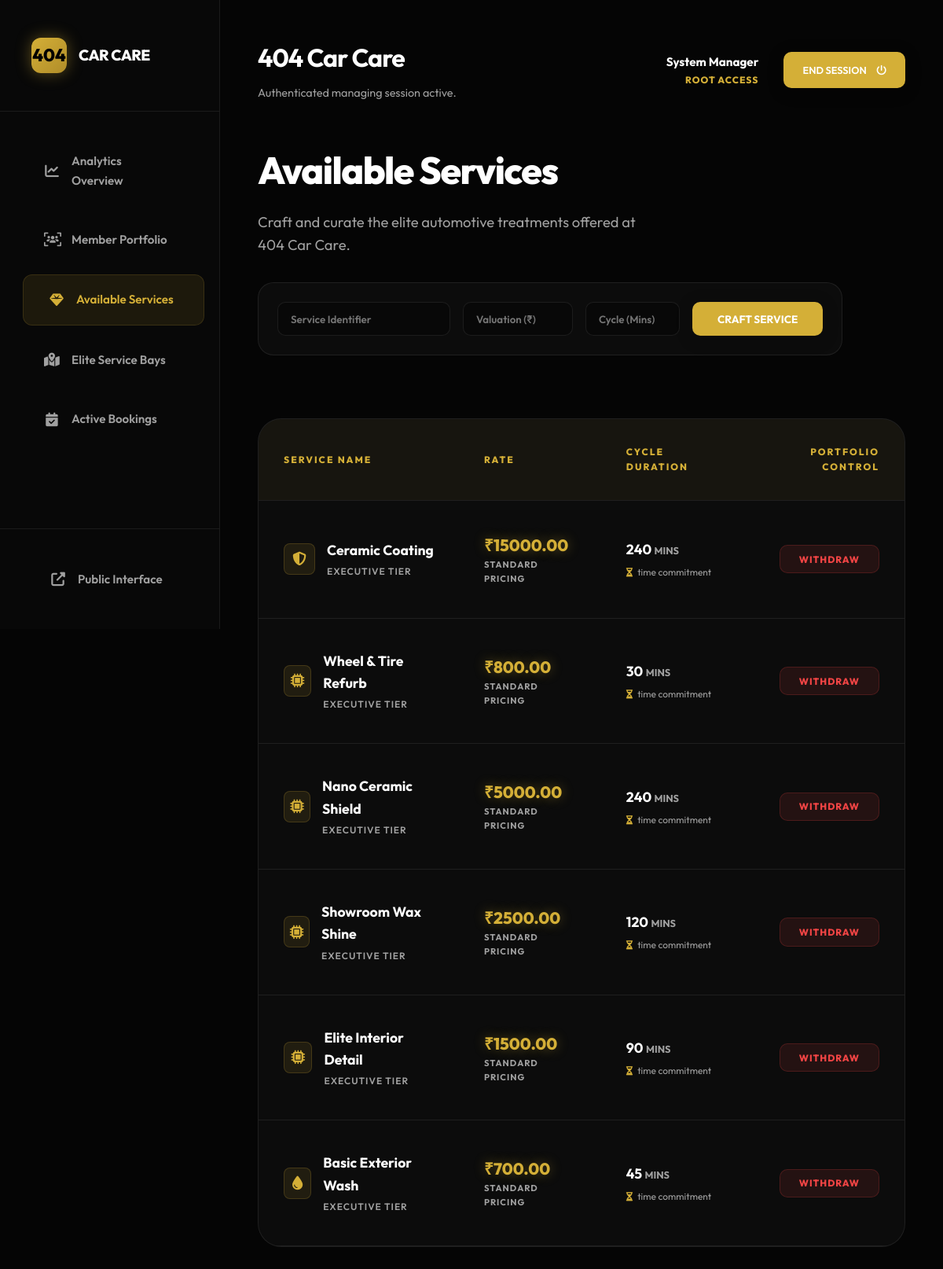
Screenshot of /admin-dashboard/services/ (signed in) with the database file from the repository.
### services/models.py (models this page shows, shortened)
class Services(models.Model):
    service_id = models.CharField(max_length=100, unique=True)
    service_name = models.CharField(max_length=50, unique=True)
    description = models.TextField(max_length=300)
    price = models.DecimalField(max_digits=10, decimal_places=2)
    duration_minutes = models.CharField(max_length=10, default=True)
    image_url = models.URLField(max_length=500, blank=True, null=True)
    created_at = models.DateTimeField(auto_now_add=True)
    updated_at = models.DateTimeField(auto_now=True)

### web/views.py (the view, shortened to what this page needs)
# urls.py: path('admin-dashboard/services/', views.dashboard_services, name='dashboard_services'),
@login_required
def dashboard_services(request):
    if not request.user.is_admin: return redirect('home')
    services = Services.objects.all().order_by('-created_at')
    return render(request, 'admin/dashboard_services.html', {'services': services})

### templates/admin/dashboard_services.html (shortened to what this page needs)
{% extends 'admin/admin_base.html' %}
{% block admin_content %}
<div class="reveal animate-up">
    <div style="display: flex; justify-content: space-between; align-items: flex-end; margin-bottom: 5rem; gap: 2rem; flex-wrap: wrap;">
        <div>
            <h1 style="color: #fff; margin-bottom: 0.8rem; font-size: 3rem; font-weight: 800; letter-spacing: -1.5px;">Available <span>Services</span></h1>
            <p style="color: var(--text-muted); font-size: 1.15rem; max-width: 500px;">Craft and curate the elite automotive treatments offered at 404 Car Care.</p>
        </div>
        <form method="POST" action="{% url 'dashboard_services' %}" style="display: flex; gap: 1rem; align-items: center; background: rgba(255,255,255,0.03); padding: 1.5rem; border-radius: 20px; border: 1px solid var(--border-glass); backdrop-filter: blur(10px); flex-wrap: wrap; max-width: 800px;">
            <input type="text" name="service_name" placeholder="Service Identifier" required
                   style="padding: 0.8rem 1rem; background: rgba(0,0,0,0.3); border: 1px solid var(--border-glass); border-radius: 10px; color: #fff; outline: none; width: 220px; font-weight: 600;">
            <input type="number" step="0.01" name="price" placeholder="Valuation (₹)" required
                   style="padding: 0.8rem 1rem; background: rgba(0,0,0,0.3); border: 1px solid var(--border-glass); border-radius: 10px; color: #fff; outline: none; width: 140px; font-weight: 600;">
            <input type="text" name="duration_minutes" placeholder="Cycle (Mins)" required
                   style="padding: 0.8rem 1rem; background: rgba(0,0,0,0.3); border: 1px solid var(--border-glass); border-radius: 10px; color: #fff; outline: none; width: 120px; font-weight: 600;">
            <button type="submit" class="btn btn-primary" style="padding: 0.8rem 2rem; border-radius: 10px; font-weight: 700; font-size: 0.85rem; background: var(--primary); border: none; cursor: pointer; min-width: 150px;">
                CRAFT SERVICE
            </button>
        </form>
    </div>
    <div class="dashboard-card" style="padding: 0; overflow: hidden; border-radius: 30px;">
        <div style="overflow-x: auto;">
            <table style="width: 100%; border-collapse: collapse; text-align: left; min-width: 800px;">
                <thead style="background: rgba(212, 175, 55, 0.05); border-bottom: 1px solid var(--border-glass);">
                    <tr>
                        <th style="padding: 2rem; color: var(--primary); font-size: 0.75rem; text-transform: uppercase; letter-spacing: 2px; font-weight: 800;">Service Name</th>
                        <th style="padding: 2rem; color: var(--primary); font-size: 0.75rem; text-transform: uppercase; letter-spacing: 2px; font-weight: 800;">Rate</th>
                        <th style="padding: 2rem; color: var(--primary); font-size: 0.75rem; text-transform: uppercase; letter-spacing: 2px; font-weight: 800;">Cycle Duration</th>
                        <th style="padding: 2rem; color: var(--primary); font-size: 0.75rem; text-transform: uppercase; letter-spacing: 2px; font-weight: 800; text-align: right;">Portfolio Control</th>
                    </tr>
                </thead>
                <tbody>
                    {% for service in services %}
                    <tr style="border-bottom: 1px solid var(--border-glass); transition: background 0.3s ease;" onmouseover="this.style.background='rgba(255,255,255,0.01)'" onmouseout="this.style.background='transparent'">
                        <td style="padding: 2.5rem 2rem;">
                            <div style="display: flex; align-items: center; gap: 15px;">
                                <div style="width: 40px; height: 40px; background: rgba(212, 175, 55, 0.1); border-radius: 8px; display: flex; align-items: center; justify-content: center; color: var(--primary); border: 1px solid rgba(212, 175, 55, 0.2);">
                                    <i class="fas {% if 'Wash' in service.service_name %}fa-droplet{% elif 'Coating' in service.service_name %}fa-shield-halved{% else %}fa-microchip{% endif %}" style="font-size: 1.1rem;"></i>
                                </div>
                                <div>
                                    <div style="color: #fff; font-weight: 700; font-size: 1.1rem; margin-bottom: 0.2rem;">{{ service.service_name }}</div>
                                    <div style="color: var(--text-muted); font-size: 0.75rem; text-transform: uppercase; letter-spacing: 1px; font-weight: 600;">Executive Tier</div>
                                </div>
                            </div>
                        </td>
                        <td style="padding: 2.5rem 2rem;">
                            <div style="color: var(--primary); font-family: 'Outfit'; font-weight: 800; font-size: 1.3rem; text-shadow: 0 0 15px var(--primary-glow);">
                                ₹{{ service.price }}
                            </div>
                            <div style="color: var(--text-muted); font-size: 0.7rem; font-weight: 700; text-transform: uppercase; letter-spacing: 1px;">Standard Pricing</div>
                        </td>
                        <td style="padding: 2.5rem 2rem;">
                            <div style="color: #fff; font-weight: 700; font-size: 1.1rem; margin-bottom: 0.3rem;">{{ service.duration_minutes }} <span style="font-size: 0.8rem; color: var(--text-muted);">MINS</span></div>
                            <div style="color: var(--text-muted); font-size: 0.75rem; display: flex; align-items: center; gap: 6px;">
                                <i class="fas fa-hourglass-half" style="color: var(--primary); font-size: 0.7rem;"></i> time commitment
                            </div>
                        </td>
                        <td style="padding: 2.5rem 2rem; text-align: right;">
                            <form method="POST" action="{% url 'dashboard_services' %}" style="display:inline;" onsubmit="return confirm('Immediately remove this service from the curation?');">
                                <button type="submit" class="btn btn-danger" style="background: rgba(239, 68, 68, 0.1); color: #ef4444; border: 1px solid rgba(239, 68, 68, 0.2); padding: 0.6rem 1.5rem; border-radius: 10px; font-size: 0.75rem; font-weight: 800; letter-spacing: 1px; transition: all 0.3s ease; cursor: pointer;" onmouseover="this.style.background='rgba(239, 68, 68, 0.2)'; this.style.transform='translateY(-2px)'" onmouseout="this.style.background='rgba(239, 68, 68, 0.1)'; this.style.transform='translateY(0)'">
                                    WITHDRAW
                                </button>
                            </form>
                        </td>
                    </tr>
                    {% endfor %}
                </tbody>
            </table>
        </div>
    </div>
</div>
{% endblock %}

### static/css/style.css (style rules this page uses)
:root { --primary: #d4af37; --primary-glow: rgba(212, 175, 55, 0.35); --primary-hover: #b89630; --secondary: #1a1a1a; --bg-dark: #050505; --bg-glass: rgba(18, 18, 18, 0.85); --border-glass: rgba(212, 175, 55, 0.15); --text-primary: #f8fafc; --text-muted: #94a3b8; --accent-gold: #f59e0b; --danger: #ef4444; --success: #10b981; --transition-smooth: all 0.5s cubic-bezier(0.23, 1, 0.32, 1); }
* { margin: 0; padding: 0; box-sizing: border-box; font-family: 'Outfit', 'Inter', sans-serif; }
body { background-color: var(--bg-dark); background-image: radial-gradient(circle at 0% 0%, rgba(212, 175, 55, 0.08) 0%, transparent 40%), radial-gradient(circle at 100% 100%, rgba(26, 26, 26, 0.8) 0%, transparent 40%); background-attachment: fixed; color: var(--text-primary); min-height: 100vh; display: flex; flex-direction: column; overflow-x: hidden; line-height: 1.6; }
.animate-up { animation: fadeInUp 0.8s var(--transition-smooth) forwards; }
.btn-primary { background: var(--primary); color: #fff; padding: 0.6rem 2rem; border-radius: 8px; text-decoration: none; font-weight: 600; transition: all 0.3s cubic-bezier(0.4, 0, 0.2, 1); border: 1px solid var(--glass-border); cursor: pointer; box-shadow: 0 4px 20px rgba(0, 0, 0, 0.3); }
.btn-danger { background: #dc3545; color: #fff; padding: 0.6rem 2rem; border-radius: 8px; text-decoration: none; font-weight: 600; transition: all 0.3s ease; border: 1px solid rgba(220, 53, 69, 0.4); cursor: pointer; }
.reveal { opacity: 0; visibility: hidden; transform: translateY(150px); filter: blur(15px); transition: all 4s cubic-bezier(0.1, 1, 0.2, 1); }
.reveal.active { opacity: 1; visibility: visible; transform: translate(0, 0) !important; filter: blur(0); }
.animate-up { opacity: 0; transform: translateY(40px); animation: slideUp 0.8s cubic-bezier(0.16, 1, 0.3, 1) forwards; }

### templates/admin/admin_base.html (style rules this page uses)
:root { --primary: #d4af37; --primary-hover: #b08d29; --primary-glow: rgba(212, 175, 55, 0.4); --bg-obsidian: #050505; --card-glass: rgba(255, 255, 255, 0.03); --border-glass: rgba(255, 255, 255, 0.08); --text-muted: #a0a0a0; }
body { background: var(--bg-obsidian) !important; color: #fff !important; font-family: 'Inter', sans-serif; margin: 0; padding: 0; overflow-x: hidden; }
h1, h2, h3, .brand-text { font-family: 'Outfit', sans-serif; }
.dashboard-card { background: var(--card-glass); border: 1px solid var(--border-glass); border-radius: 24px; padding: 3rem; backdrop-filter: blur(10px); transition: all 0.4s ease; width: 100%; }

### rows the page displays
Services: service_name "Ceramic Coating", price "15000.00", duration_minutes "240"
Services: service_name "Wheel & Tire Refurb", price "800.00", duration_minutes "30"
Services: service_name "Nano Ceramic Shield", price "5000.00", duration_minutes "240"
Services: service_name "Showroom Wax Shine", price "2500.00", duration_minutes "120"
Services: service_name "Elite Interior Detail", price "1500.00", duration_minutes "90"
Services: service_name "Basic Exterior Wash", price "700.00", duration_minutes "45"
